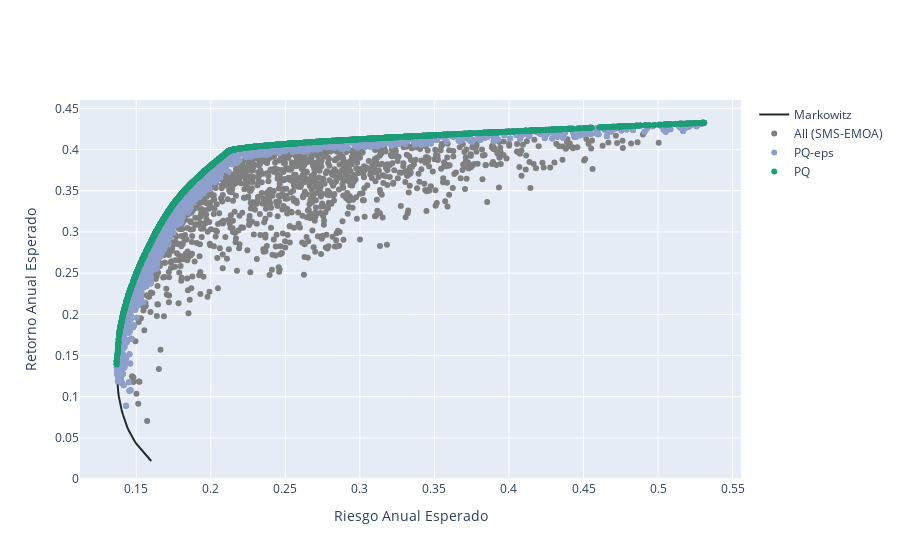

The notebook cell this image was saved under:
### Code cell
frames = [FA_smsemoa, FA_smsemoa_best_eps, FA_smsemoa_best]
labels = ['All (SMS-EMOA)', 'PQ-eps', 'PQ']
fig=my_plotting.plotting_samples_plotly(ef_R, frames, labels, colors)
